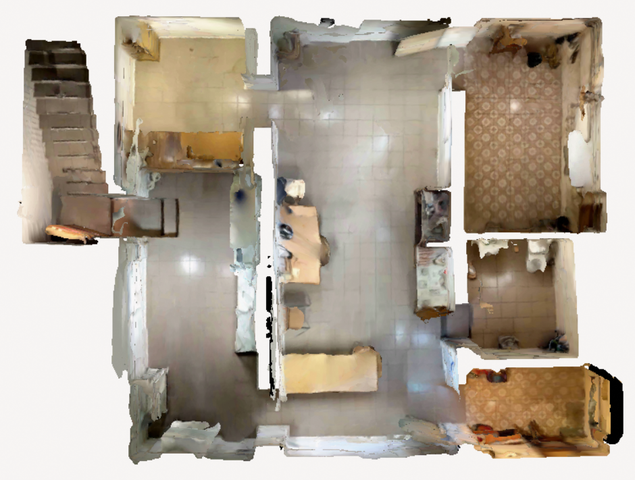
#> input picture 3D_Image.png, 635 x 480 px, shrunk from 940 x 711 before the run
$ python generate_floor_plan.py
#> lines starting #> are read from the running program, lines starting #| are printed output that depends on the picture; after the words box and inside, x2 and y2 are one past the last pixel; in counts of white or black regions, pixels touching at a corner belong together
import os
import cv2
import numpy as np
import matplotlib.pyplot as plt

# NOTE: After running or compiling the python file closing the output will take us to next output , for eg first we close the original image then we get the preprocessed

#All the results with all the images are given in the samples folder the original image, the preprocessed image, the edge detection, the floor plan including....


def load_image(image_path):
    # Loading the image into grayscale for removing the colours and visibility of images through open cv
#> called with image_path = '3D_Image.png'
    image = cv2.imread(image_path, cv2.IMREAD_GRAYSCALE)
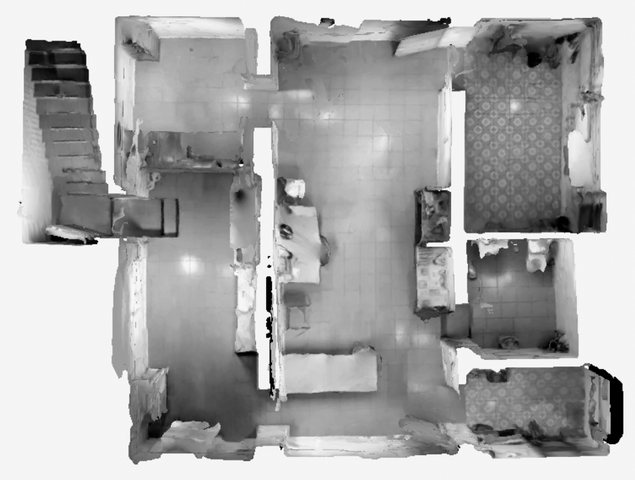
#> image: shape (480, 635); min 0, max 255, mean 169.2
    if image is None:
        raise ValueError("Image not found or unable to load.")
    return image

def preprocess_image(image):
    # Apply Gaussian Blur to reduce noise
    # The application of a mathematical function to an image in order to blur it.
    blurred = cv2.GaussianBlur(image, (5, 5), 0)
    return blurred

def edge_detection(image):
    # Using Canny edge detectors
    edges = cv2.Canny(image, 50, 150, apertureSize=3)
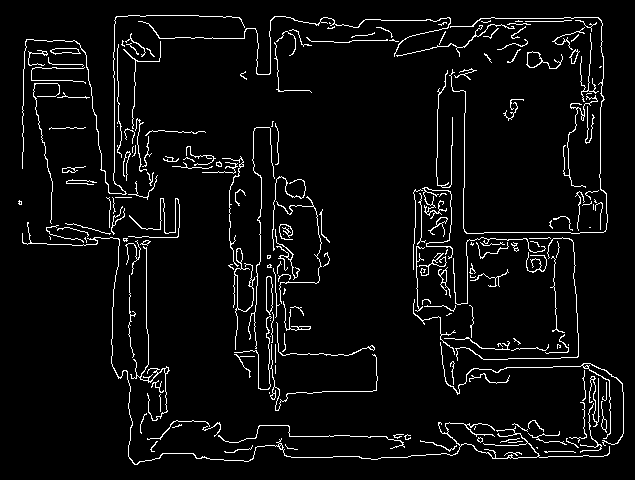
#> edges: shape (480, 635); 5% white in thin lines or dots, all inside (x1, y1, x2, y2) = (18, 15, 624, 465)
    return edges

def find_contours(edges):
    # Countouring the layers of the image
    contours, _ = cv2.findContours(edges, cv2.RETR_TREE, cv2.CHAIN_APPROX_SIMPLE)
#> contours = 228 contours, 188 with area under 20; largest, box (x1, y1, x2, y2) and area: (526, 51, 563, 69) 194, (266, 276, 273, 315) 194, (266, 276, 273, 313) 186, (527, 51, 542, 68) 169, (22, 222, 610, 465) 161
    return contours

def draw_floor_plan(contours, image_shape):
    # Creation of  a blank image for drawing
    floor_plan = np.zeros(image_shape, dtype=np.uint8)

    # Drawing the contours on the blank image
    cv2.drawContours(floor_plan, contours, -1, (255, 255, 255), 1) # Making the floor plan more prominent

    return floor_plan

def save_image(image, path):
    cv2.imwrite(path, image)

def main(image_path):
    # Load and preprocess the image as specified in the {file_path}
    image = load_image(image_path)
    preprocessed_image = preprocess_image(image)
    edges = edge_detection(preprocessed_image)
    contours = find_contours(edges)
    floor_plan = draw_floor_plan(contours, image.shape)

    # Defining the output directory and filenames
    output_dir = os.path.dirname(image_path)
    base_name = os.path.splitext(os.path.basename(image_path))[0]

    original_image_path = os.path.join(output_dir, f"{base_name}_original.jpg")
    preprocessed_image_path = os.path.join(output_dir, f"{base_name}_preprocessed.jpg")
    edges_image_path = os.path.join(output_dir, f"{base_name}_edges.jpg")
    floor_plan_image_path = os.path.join(output_dir, f"{base_name}_floor_plan.jpg")

    # Save the images
    save_image(image, original_image_path)
    save_image(preprocessed_image, preprocessed_image_path)
    save_image(edges, edges_image_path)
    save_image(floor_plan, floor_plan_image_path)

    # Optionally, display the images
    display_image(image, title='Original Image')
    display_image(preprocessed_image, title='Preprocessed Image')
    display_image(edges, title='Edge Detection')
    display_image(floor_plan, title='Floor Plan')

def display_image(image, title='Image'):
    plt.figure(figsize=(10, 10))
    plt.imshow(image, cmap='gray')
    plt.title(title)
    plt.axis('off')
    plt.show()

# image file path
dir = os.getcwd()
image_path = os.path.join(dir, '3D_Image.png')
main(image_path)
